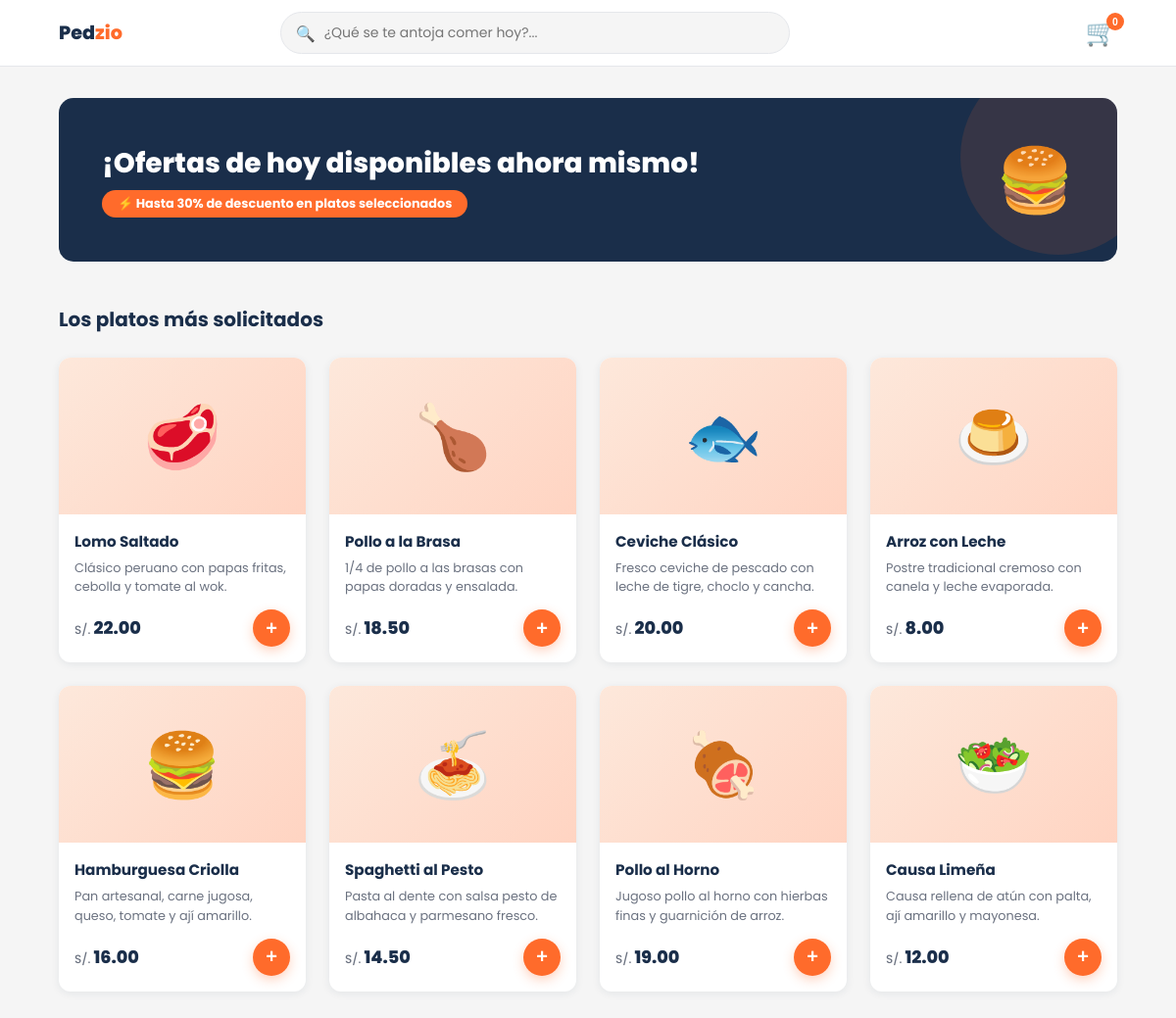
The app's page /cliente.php with its own data.
### tables this page shows
CREATE TABLE Producto (
  id_producto INT            NOT NULL AUTO_INCREMENT,
  nombre      VARCHAR(100)   NOT NULL,
  precio      DECIMAL(10,2)  NOT NULL,            
  descripcion TEXT               NULL,
  imagen      VARCHAR(255)       NULL,            
  id_usuario  INT            NOT NULL,            
  activo      TINYINT(1)     NOT NULL DEFAULT 1,  
   
  PRIMARY KEY (id_producto),
  CONSTRAINT fk_producto_usuario
    FOREIGN KEY (id_usuario) REFERENCES Usuario(id_usuario)
    ON UPDATE CASCADE
    ON DELETE RESTRICT
);

### cliente.php (the view, shortened to what this page needs)
<!DOCTYPE html>
<html lang="es">
<head>
</head>
<body>
<nav class="navbar">
  <a href="index.html" class="brand">Ped<em>zio</em></a>
  <div class="search-wrap">
    <span class="search-icon">🔍</span>
    <input type="text" placeholder="¿Qué se te antoja comer hoy?...">
  </div>
  <button class="cart-btn" onclick="alert('Ver carrito')">
    🛒
    <span class="cart-badge" id="cartCount">0</span>
  </button>
</nav>
<div class="container">
  <div class="banner">
    <div class="banner-text">
      <h2>¡Ofertas de hoy disponibles ahora mismo!</h2>
      <span class="banner-tag">⚡ Hasta 30% de descuento en platos seleccionados</span>
    </div>
    <div class="banner-emoji">🍔</div>
  </div>
  <div class="products-header">
    <h2>Los platos más solicitados</h2>
  </div>
  <div class="products-grid" id="productsGrid">
  <?php
    require_once 'conexion.php';
    try {
        $stmt = $pdo->query("SELECT id_producto, nombre, descripcion, precio, imagen FROM Producto WHERE activo = 1");
        $products = $stmt->fetchAll();
        foreach ($products as $p):
    ?>
    <div class="product-card">
      <div class="product-img"><?= htmlspecialchars($p['imagen']) ?></div>
      <div class="product-body">
        <div class="product-name"><?= htmlspecialchars($p['nombre']) ?></div>
        <div class="product-desc"><?= htmlspecialchars($p['descripcion']) ?></div>
        <div class="product-footer">
          <div class="product-price"><span>S/. </span><?= number_format($p['precio'], 2) ?></div>
          <form method="POST" action="carrito.php" style="margin:0">
            <button type="submit" class="btn-add">+</button>
          </form>
        </div>
      </div>
    </div>
    <?php
        endforeach;
    } catch (PDOException $e) {
        echo "<p style='color:red; text-align:center; grid-column: 1/-1;'>Error al cargar los platos desde el servidor.</p>";
    }
    ?>
  </div>
</div>
</body>
</html>

### cliente.php (style rules this page uses)
*, *::before, *::after { box-sizing: border-box; margin: 0; padding: 0; }
:root { --orange: #FF6B2B; --orange-hover: #e85a1e; --navy: #1A2E4A; --white: #FFFFFF; --gray-bg: #F5F5F5; --gray-text: #6B7280; --gray-light: #E5E7EB; --shadow-sm: 0 2px 8px rgba(26,46,74,0.08); --shadow-md: 0 8px 28px rgba(26,46,74,0.12); --radius: 12px; }
body { font-family: 'Poppins', sans-serif; background: var(--gray-bg); color: var(--navy); }
.navbar { position: sticky; top: 0; z-index: 100; background: var(--white); border-bottom: 1px solid var(--gray-light); display: flex; align-items: center; gap: 20px; padding: 0 5%; height: 68px; }
.brand { font-size: 1.2rem; font-weight: 800; white-space: nowrap; color: var(--navy); text-decoration: none; }
.brand em { font-style: normal; color: var(--orange); }
.search-wrap { flex: 1; max-width: 520px; margin: 0 auto; position: relative; }
.search-wrap input { width: 100%; padding: 10px 20px 10px 44px; border: 1.5px solid var(--gray-light); border-radius: 30px; background: var(--gray-bg); font-family: 'Poppins', sans-serif; font-size: 0.875rem; color: var(--navy); outline: none; transition: border-color 0.2s, box-shadow 0.2s; }
.search-wrap .search-icon { position: absolute; left: 16px; top: 50%; transform: translateY(-50%); font-size: 16px; }
.cart-btn { position: relative; cursor: pointer; background: none; border: none; font-size: 26px; color: var(--navy); transition: transform 0.2s; margin-left: auto; }
.cart-badge { position: absolute; top: -5px; right: -7px; background: var(--orange); color: var(--white); font-size: 0.65rem; font-weight: 700; width: 18px; height: 18px; border-radius: 50%; display: flex; align-items: center; justify-content: center; }
.container { max-width: 1200px; margin: 0 auto; padding: 32px 5%; }
.banner { background: var(--navy); border-radius: 15px; padding: 36px 44px; margin-bottom: 44px; display: flex; align-items: center; justify-content: space-between; flex-wrap: wrap; gap: 20px; position: relative; overflow: hidden; }
.banner::before { content: ''; position: absolute; right: -40px; top: -40px; width: 200px; height: 200px; border-radius: 50%; background: rgba(255,107,43,0.12); }
.banner-text h2 { color: var(--white); font-size: clamp(1.2rem,2.5vw,1.75rem); font-weight: 800; margin-bottom: 6px; }
.banner-tag { display: inline-block; background: var(--orange); color: var(--white); font-size: 0.8rem; font-weight: 700; border-radius: 20px; padding: 5px 16px; }
.banner-emoji { font-size: 64px; }
.products-header { display: flex; align-items: center; justify-content: space-between; margin-bottom: 24px; }
.products-header h2 { font-size: 1.25rem; font-weight: 700; color: var(--navy); }
.products-grid { display: grid; grid-template-columns: repeat(auto-fill, minmax(240px,1fr)); gap: 24px; }
.product-card { background: var(--white); border-radius: var(--radius); box-shadow: var(--shadow-sm); overflow: hidden; transition: transform 0.25s, box-shadow 0.25s; }
.product-img { width: 100%; height: 160px; background: linear-gradient(135deg, #fde8db, #ffd4c2); display: flex; align-items: center; justify-content: center; font-size: 64px; overflow: hidden; }
.product-body { padding: 16px; }
.product-name { font-size: 0.95rem; font-weight: 700; color: var(--navy); margin-bottom: 6px; }
.product-desc { font-size: 0.8rem; color: var(--gray-text); line-height: 1.5; display: -webkit-box; -webkit-line-clamp: 2; -webkit-box-orient: vertical; overflow: hidden; margin-bottom: 14px; }
.product-footer { display: flex; align-items: center; justify-content: space-between; }
.product-price { font-size: 1.1rem; font-weight: 800; color: var(--navy); }
.product-price span { font-size: 0.75rem; font-weight: 500; color: var(--gray-text); }
.btn-add { width: 38px; height: 38px; border-radius: 50%; background: var(--orange); color: var(--white); border: none; font-size: 20px; font-weight: 700; cursor: pointer; display: flex; align-items: center; justify-content: center; transition: background 0.25s, transform 0.2s, box-shadow 0.2s; box-shadow: 0 4px 12px rgba(255,107,43,0.3); }

### records on screen
producto: imagen "🥩", nombre "Lomo Saltado", descripcion "Clásico peruano con papas fritas, cebolla y tomate al wok.", precio "22.00"
producto: imagen "🍗", nombre "Pollo a la Brasa", descripcion "1/4 de pollo a las brasas con papas doradas y ensalada.", precio "18.50"
producto: imagen "🐟", nombre "Ceviche Clásico", descripcion "Fresco ceviche de pescado con leche de tigre, choclo y cancha.", precio "20.00"
producto: imagen "🍮", nombre "Arroz con Leche", descripcion "Postre tradicional cremoso con canela y leche evaporada.", precio "8.00"
producto: imagen "🍔", nombre "Hamburguesa Criolla", descripcion "Pan artesanal, carne jugosa, queso, tomate y ají amarillo.", precio "16.00"
producto: imagen "🍝", nombre "Spaghetti al Pesto", descripcion "Pasta al dente con salsa pesto de albahaca y parmesano fresco.", precio "14.50"
producto: imagen "🍖", nombre "Pollo al Horno", descripcion "Jugoso pollo al horno con hierbas finas y guarnición de arroz.", precio "19.00"
producto: imagen "🥗", nombre "Causa Limeña", descripcion "Causa rellena de atún con palta, ají amarillo y mayonesa.", precio "12.00"
